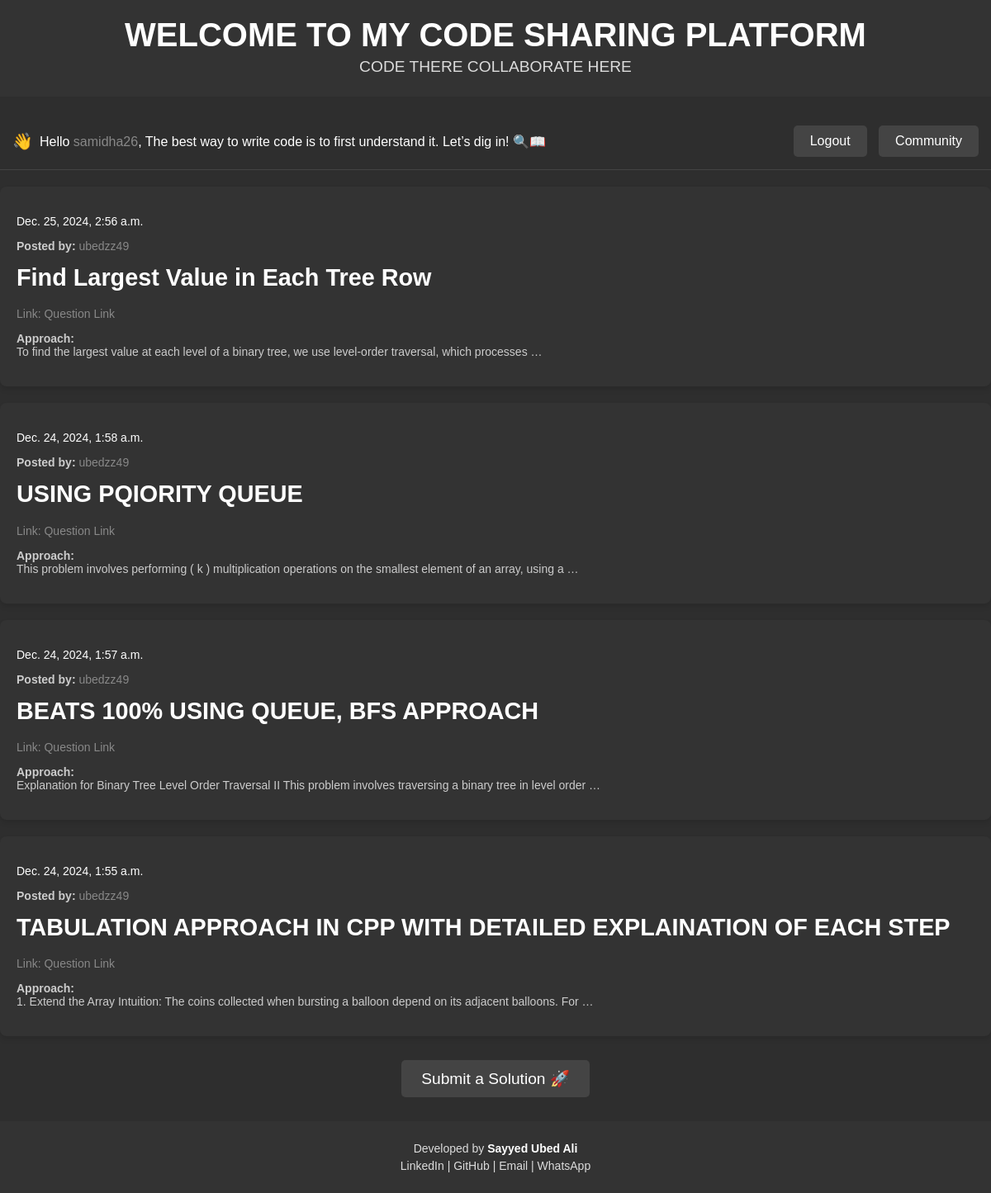
/ (signed in), run on the app's committed database.
### posts/models.py (models this page shows, shortened)
class Soln(models.Model):
    title = models.CharField(max_length=200)
    link = models.URLField(max_length=200)
    date = models.DateTimeField(auto_now_add=True)
    explaination = models.CharField(max_length=3000)
    code = models.TextField(max_length=5000)
    posted_by = models.CharField(max_length=100)  # Name or username of the person who posted the code

### posts/views.py (the view)
# urls.py: path('', views.index, name='index'),
def index(request):
    soln=Soln.objects.all()
    return render(request,'index.html',{'soln': soln})

### templates/index.html (shortened to what this page needs)
<!DOCTYPE html>
<html lang="en">
<head>
</head>
<body>
    <header style="background-color: #333333; padding: 20px; text-align: center; width: ;">
        <h1 style="color: white; margin: 0;">WELCOME TO MY CODE SHARING PLATFORM</h1>
        <p style="color: #dcdcdc;">CODE THERE COLLABORATE HERE</p>
    </header>
    <div class="greeting-section">
        {% if user.is_authenticated %}
        <div style="color: white; font-size: 16px; display: flex; align-items: center;">
            <span style="font-size: 20px; margin-right: 8px;">👋</span>
            <p style="margin: 0;">Hello <span style="color: #888888;">{{ user.username }}</span>, The best way to write code is to first understand it. Let’s dig in! 🔍📖</p>
        </div>
        <div>
            <a href="{% url 'logout' %}" class="button">Logout</a>
            <a href="{% url 'chat' %}" class="button">Community</a>
        </div>
        {% endif %}
    </div>
    <div class="solutions-container">
        {% for sol in soln reversed %}
        <a href="/sol/{{ sol.id }}">
            <div class="solution-card">
                <p><span style="color: white;">{{ sol.date }}</span></p>
                <p><strong>Posted by:</strong> <span style="color: #888888;">{{ sol.posted_by }}</span></p>
                <h1>{{ sol.title }}</h1>
                <p>Link: <a href="{{ sol.link }}" target="_blank">Question Link</a></p>
                <p><strong>Approach:</strong><br>{{ sol.explaination | truncatewords:18 }}</p>
            </div>
        </a>
        {% endfor %}
    </div>
    <div class="submit-btn">
        {% if user.is_authenticated %}
        <a href="{% url 'submit_solution' %}">Submit a Solution 🚀</a>
        {% else %}
        <p>Ready to share your code? <a href="{% url 'login' %}">Login</a> to submit solutions.</p>
        {% endif %}
    </div>
    <footer style="background-color: #333333; color: #dcdcdc; text-align: center; padding: 20px 0; margin-top: 40px; width: 100%;">
        <div style="max-width: 900px; margin: 0 auto; padding: 0 20px;">
            <p style="font-size: 14px; margin: 5px 0;">Developed by <strong style="color: white;">Sayyed Ubed Ali</strong></p>
            <p style="font-size: 14px; margin: 5px 0;">
                <a href="https://www.linkedin.com/in/ubedzz49/" style="color: #dcdcdc; text-decoration: none;" target="_blank">LinkedIn</a> |
                <a href="https://github.com/ubedzz49" style="color: #dcdcdc; text-decoration: none;" target="_blank">GitHub</a> |
                <a href="mailto:ubedzz5573@gmail.com" style="color: #dcdcdc; text-decoration: none;">Email</a> |
                <a href="tel:+917869828430" style="color: #dcdcdc; text-decoration: none;">WhatsApp</a>
            </p>
        </div>
    </footer>
</body>
</html>

### templates/index.html (style rules this page uses)
body { font-family: Arial, sans-serif; background-color: #2E2E2E; margin: 0; padding: 0; color: white; }
header { background-color: #1F1F1F; color: white; padding: 20px 0; text-align: center; margin-bottom: 20px; }
header h1 { margin: 0; font-size: 2.5em; }
header p { font-size: 1.2em; margin: 5px 0; color: #CCCCCC; }
.greeting-section { padding: 15px; display: flex; justify-content: space-between; align-items: center; border-bottom: 1px solid #444444; }
.greeting-section p { color: white; font-size: 16px; margin: 0; }
.button { padding: 10px 20px; background-color: #444444; color: white; text-decoration: none; border-radius: 5px; font-size: 1em; margin-left: 10px; text-align: center; display: inline-block; }
.solutions-container { padding: 20px 0; }
.solution-card { background-color: #333333; padding: 20px; margin-bottom: 20px; border-radius: 8px; box-shadow: 0 4px 6px rgba(0, 0, 0, 0.1); }
.solution-card p { color: #CCCCCC; font-size: 14px; }
.solution-card h1 { color: #FFFFFF; font-size: 1.8em; margin-top: 0; }
.solution-card a { color: #888888; text-decoration: none; }
.submit-btn { text-align: center; margin-bottom: 2rem; }
.submit-btn a { padding: 12px 24px; background-color: #444444; color: white; text-decoration: none; border-radius: 5px; font-size: 1.2em; }
footer { background-color: #1F1F1F; color: #CCCCCC; text-align: center; padding: 20px 0; margin-top: 40px; }
footer a { color: #888888; text-decoration: none; }

### data on the page
Soln: date "Dec. 25, 2024, 2:56 a.m.", posted_by "ubedzz49", title "Find Largest Value in Each Tree Row", explaination "To find the largest value at each level of a binary tree, we use level-order traversal, which processes …"
Soln: date "Dec. 24, 2024, 1:58 a.m.", posted_by "ubedzz49", title "USING PQIORITY QUEUE", explaination "This problem involves performing ( k ) multiplication operations on the smallest element of an array, using a …"
Soln: date "Dec. 24, 2024, 1:57 a.m.", posted_by "ubedzz49", title "BEATS 100% USING QUEUE, BFS APPROACH", explaination "Explanation for Binary Tree Level Order Traversal II This problem involves traversing a binary tree in level order …"
Soln: date "Dec. 24, 2024, 1:55 a.m.", posted_by "ubedzz49", title "TABULATION APPROACH IN CPP WITH DETAILED EXPLAINATION OF EACH STEP", explaination "1. Extend the Array Intuition: The coins collected when bursting a balloon depend on its adjacent balloons. For …"

### other printed values
{{ user.username }} "samidha26"
